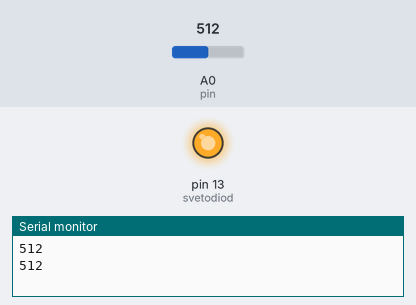
This sketch was run on a simulated Arduino Uno, built with avr-gcc and run on an emulated ATmega328P. Parts: output pins drawn as LEDs (lit = HIGH), the last lines printed to the serial monitor. Inputs (shaded band) come from the test bench; at power-on: A0 (pin) = 512.

Above: at 1.8 s.
1.9 s: A0 (pin) set to 503
At 3.7 s:
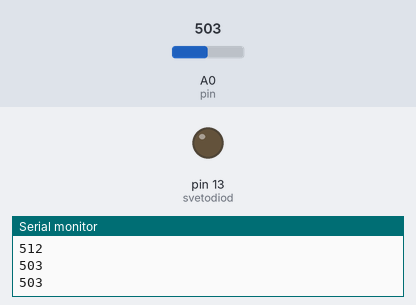
4.5 s: A0 (pin) set to 716
At 7.2 s:
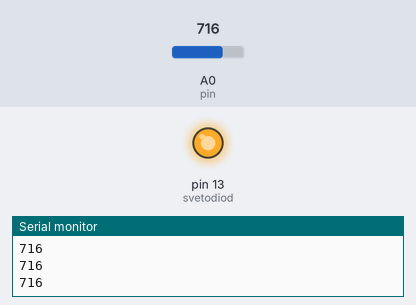
7.5 s: A0 (pin) set to 511
At 9.5 s:
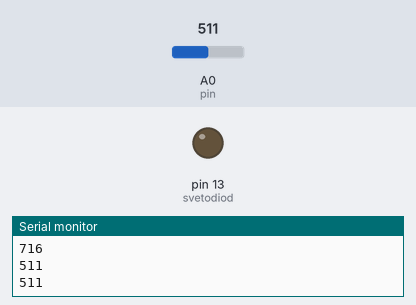
Timing chart, 0 to 11.0 s (numbered marks = the images above; inputs shaded):
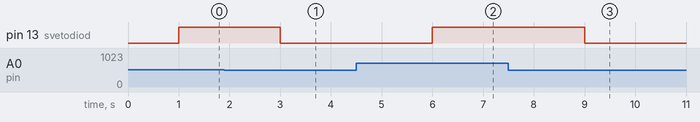

Measured:
- the behaviour switches between 512 and 511 on A0 (pin) (found by bisection; images 0 and 1)
- after the input at 1.9 s, pin 13 (svetodiod): HIGH → LOW after 1.1 s
- after the input at 4.5 s, pin 13 (svetodiod): LOW → HIGH after 1.5 s
- after the input at 7.5 s, pin 13 (svetodiod): HIGH → LOW after 1.5 s

The sketch:

HidmDemo.ino
```cpp
int svetodiod = 13; // svetodiod s 220 oma rezistor na pin 10
int pin = A0; // potenciometyr na analogov pin 0
int stojnost; // promenliva za otchitane
void setup () {
  Serial.begin(115200);
}
void loop (){
  stojnost = analogRead (pin); // zadava ‘stojnost’ ravna na ‘pin’
  Serial.println(stojnost);
  delay(1000);
  stojnost /= 4; // konvertira 0-1023 kym 0-255
  analogWrite (svetodiod, stojnost); // izprashta PWM signal kym
  // svetodiod
}
```
